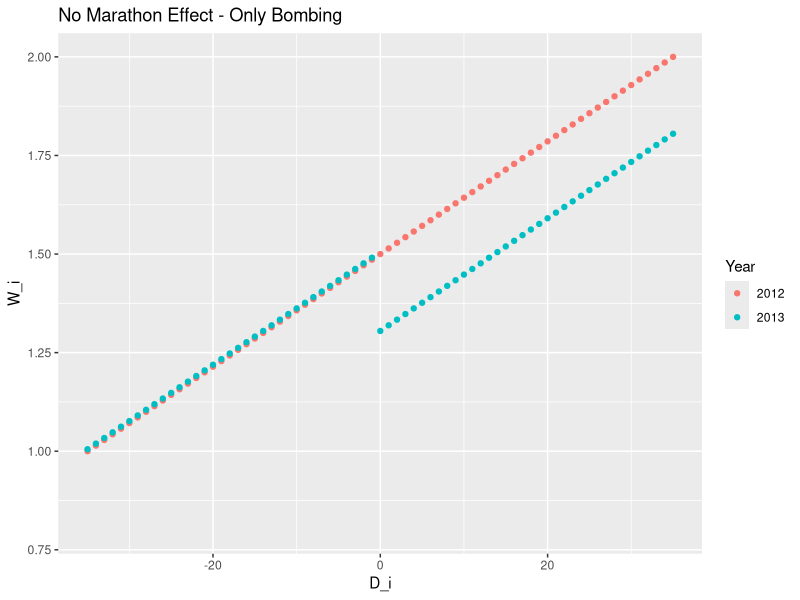
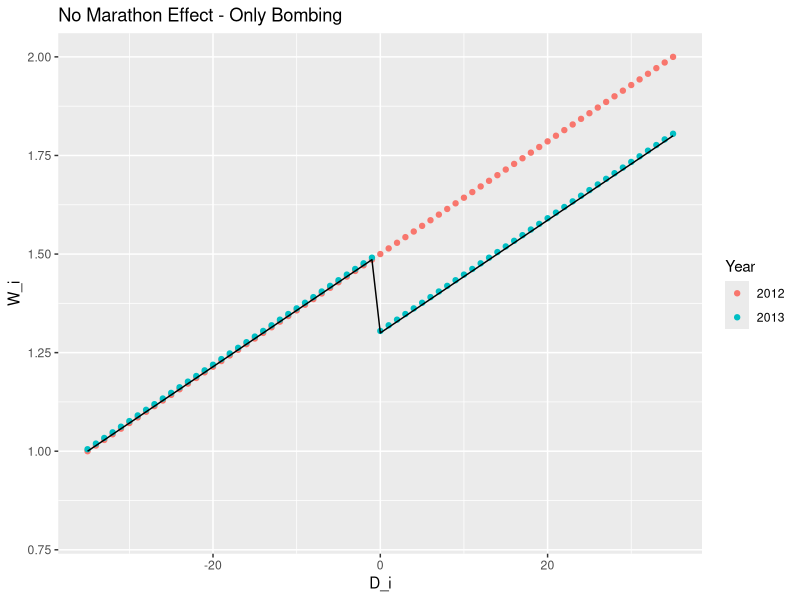
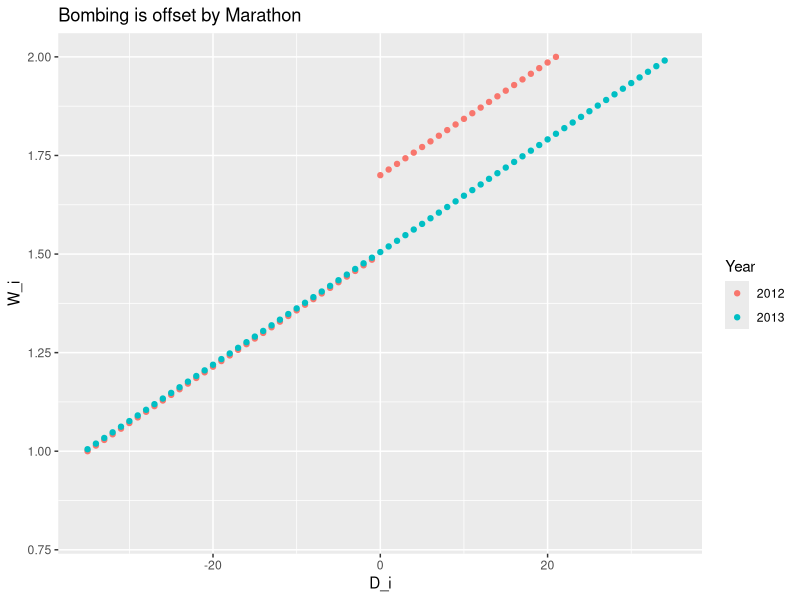
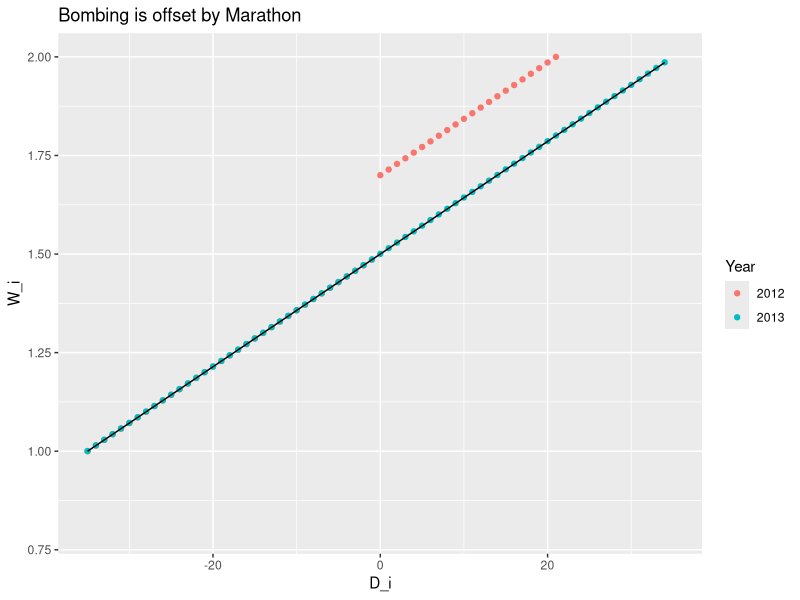
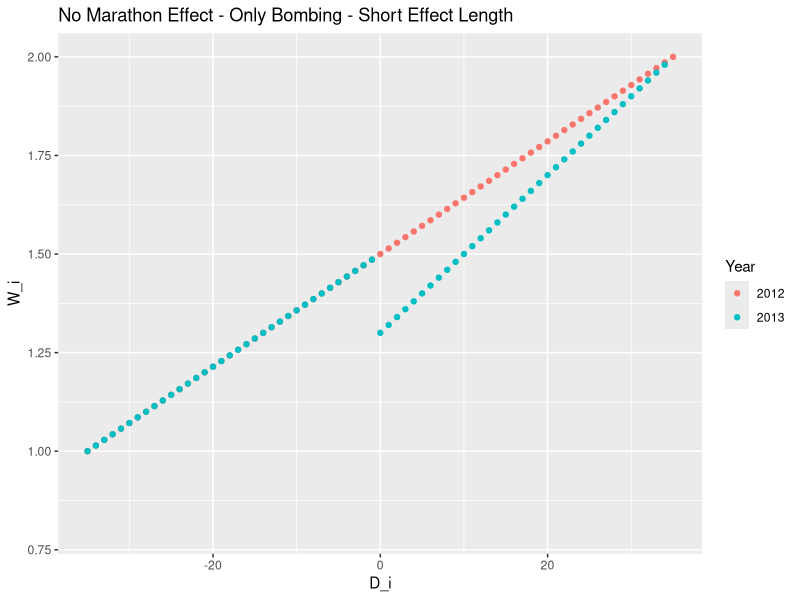
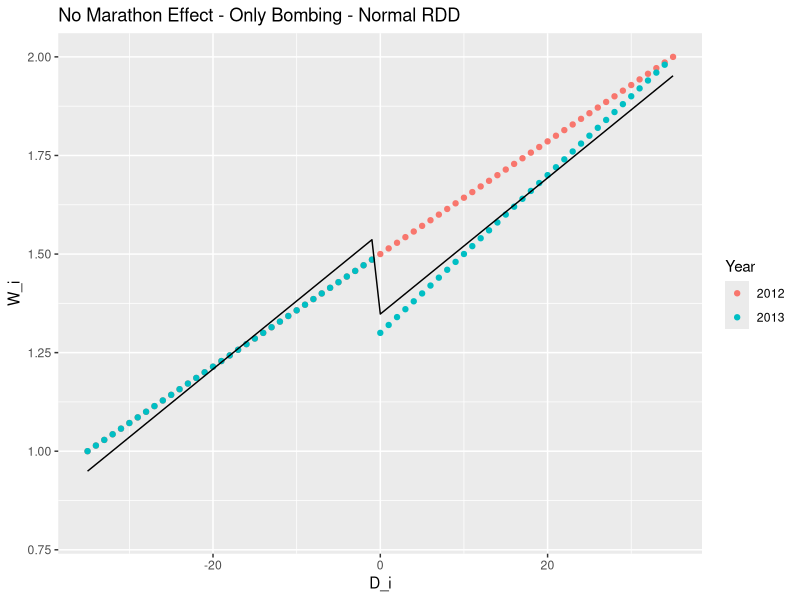
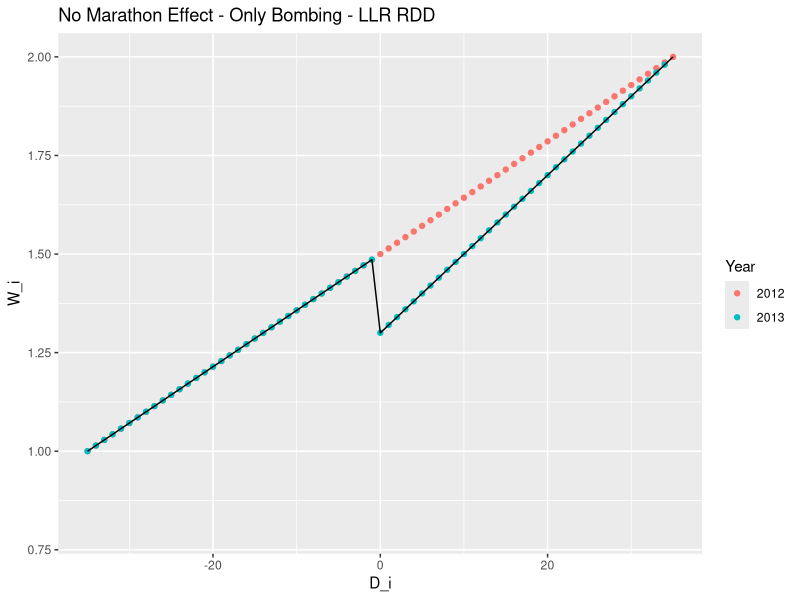
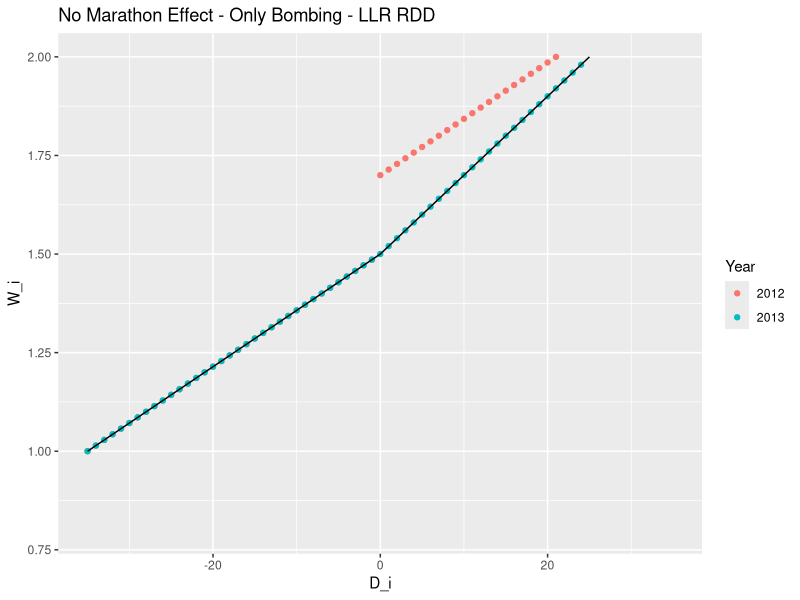

The R script that drew these images, in order:
library(tidyverse)


datafun = function(marathon_effect, year_effect, bombing_effect, slope, short, base_intercept = 1){
  tibble(D_i = -35:35,
         Year_i = 0,
         Year = "2012",
         x = seq(from = 0, to = length(D_i)-1)) %>% 
    bind_rows(tibble(D_i = -35:35,
                     Year_i = 1,
                     Year = "2013",
                     x = seq(from = 0, to = length(D_i)-1)
    )) %>% 
    mutate(Post_Marathon_i = if_else(D_i < 0, 0, 1),
           Post_Marathon = if_else(D_i < 0, "Pre Marathon", "Post Marathon"),
           Bombing_i = Year_i * Post_Marathon_i,
           W_i = base_intercept + x/max(x) * slope   
           +   marathon_effect  * Post_Marathon_i 
           +   year_effect  * Year_i
           +   ifelse(Bombing_i == 1, 
                      shortfun(D_i, bombing_effect, short),
                      0)
    )
}

shortfun = function(D_i, bombing_effect, short){
  if(short){
    ifelse(D_i < 0,
           0, D_i/max(D_i)*-bombing_effect + bombing_effect)
    
  } else {
    bombing_effect
  }
}



# Global Stuff ------------------------------------------------------------

ylim = c(0.8, 2)

# Without Year and Marathon effects ---------------------------------------

data_1 = datafun(marathon_effect = 0,
                 year_effect =  0,
                 bombing_effect =  -0.2,
                 slope =  1,
                 short = F) 

data_1 %>%  
  mutate(W_i = W_i+0.005*Year_i) %>% 
  ggplot(aes(x = D_i, y = W_i, color = Year)) +
  geom_point() +
  labs(title = "No Marathon Effect - Only Bombing") +
  lims(y = ylim)

# The Linear RDD captures the Bombing effect perfectly

RDD_fun = function(data){
  data %>% 
    lm(W_i ~ Bombing_i + D_i,
       data = .) %>% 
    summary()
}

data_1 %>% 
  filter(Year == "2013") %>% 
  RDD_fun()

RDD_fit = data_1 %>% 
  filter(Year == "2013") %>% 
  transmute(D_i,
            RDD = lm(W_i ~ Bombing_i + D_i)$fitted.values)

data_1 %>%  
  mutate(W_i = W_i+0.005*Year_i) %>% 
  ggplot(aes(x = D_i, y = W_i, color = Year)) +
  geom_point() +
  geom_line(data = RDD_fit,
            inherit.aes = F,
            aes(x = D_i, y = RDD)) +
  labs(title = "No Marathon Effect - Only Bombing") +
  lims(y = ylim)

# With Marathon Effect ----------------------------------------------------

data_2 = datafun(marathon_effect = 0.2,
                 year_effect =  0,
                 bombing_effect =  -0.2,
                 slope =  1,
                 short = F)

data_2 %>%  
  mutate(W_i = W_i+0.005*Year_i) %>% 
  ggplot(aes(x = D_i, y = W_i, color = Year)) +
  geom_point() +
  labs(title = "Bombing is offset by Marathon") +
  lims(y = ylim)

# The RDD captures no Bombing effect
data_2 %>% 
  filter(Year == "2013") %>% 
  RDD_fun()


RDD_fit = data_2 %>% 
  filter(Year == "2013") %>% 
  transmute(D_i,
            RDD = lm(W_i ~ Bombing_i + D_i)$fitted.values)

data_2 %>%  
  mutate(W_i = W_i+0.0005*Year_i) %>% 
  ggplot(aes(x = D_i, y = W_i, color = Year)) +
  geom_point() +
  geom_line(data = RDD_fit,
            inherit.aes = F,
            aes(x = D_i, y = RDD)) +
  labs(title = "Bombing is offset by Marathon") +
  lims(y = ylim)


# Use Diff-in-Diffs to control for Marathon Effect ------------------------

DiD_fun = function(data){
  data %>% 
    lm(W_i ~ Bombing_i + Year_i + Post_Marathon_i,
       data = .) %>% 
    summary()
}

# The Diff-in-Diffs finds the Marathon Effect both with and without a slope
data_2 %>% 
  DiD_fun()

datafun(marathon_effect = 0.2,
        year_effect =  0,
        bombing_effect =  -0.2,
        slope =  0,
        short = F) %>% 
  DiD_fun()


# Problem: Short-Lived Effects --------------------------------------------

data_3 = datafun(marathon_effect = 0,
                 year_effect = 0,
                 bombing_effect =  -0.2,
                 slope = 1,
                 short =  T) 

# Bombing effect now declines over time
data_3 %>%  
  mutate(W_i = W_i+0.0001*Year_i) %>% 
  ggplot(aes(x = D_i, y = W_i, color = Year)) +
  geom_point() +
  labs(title = "No Marathon Effect - Only Bombing - Short Effect Length") +
  lims(y = ylim)

# Diff in Diff finds no precise effect
data_3 %>% 
  DiD_fun()

# RDD finds nothing
data_3 %>% 
  filter(Year == "2013") %>% 
  RDD_fun()

RDD_fit = data_3 %>% 
  filter(Year == "2013") %>% 
  transmute(D_i,
            RDD = lm(W_i ~ Bombing_i + D_i)$fitted.values)

data_3 %>%  
  mutate(W_i = W_i+0.0001*Year_i) %>% 
  ggplot(aes(x = D_i, y = W_i, color = Year)) +
  geom_point() +
  geom_line(data = RDD_fit,
            inherit.aes = F,
            aes(x = D_i, y = RDD)) +
  labs(title = "No Marathon Effect - Only Bombing - Normal RDD") +
  lims(y = ylim)


# Allowing for different slopes in RDD -------------------------------------------

RDD_LLR_fun = function(data){
  data %>% 
    lm(W_i ~ Post_Marathon_i + I(D_i*Post_Marathon_i) + I(D_i*(1-Post_Marathon_i)),
       data = .) %>% 
    summary()
}

data_3 %>% 
  filter(Year == "2013") %>% 
  RDD_LLR_fun()

RDD_fit = data_3 %>% 
  filter(Year == "2013") %>% 
  transmute(D_i,
            RDD = lm(W_i ~ Bombing_i + I(D_i*Post_Marathon_i) + I(D_i*(1-Post_Marathon_i)))$fitted.values)

data_3 %>%  
  mutate(W_i = W_i+0.0001*Year_i) %>% 
  ggplot(aes(x = D_i, y = W_i, color = Year)) +
  geom_point() +
  geom_line(data = RDD_fit,
            inherit.aes = F,
            aes(x = D_i, y = RDD)) +
  labs(title = "No Marathon Effect - Only Bombing - LLR RDD") +
  lims(y = ylim)

# Problem: Allowing for different slopes in RDD doesnt fix Marathon Effect ----

data_4 = datafun(marathon_effect = 0.2,
                 year_effect = 0,
                 bombing_effect =  -0.2,
                 slope = 1,
                 short =  T) 

# RDD LLR doesnt find the Bombing Effect
data_4 %>% 
  filter(Year == "2013") %>% 
  RDD_LLR_fun()

RDD_fit = data_4 %>% 
  filter(Year == "2013") %>% 
  transmute(D_i,
            RDD = lm(W_i ~ Bombing_i + I(D_i*Post_Marathon_i) + I(D_i*(1-Post_Marathon_i)))$fitted.values)

data_4 %>%  
  mutate(W_i = W_i+0.0001*Year_i) %>% 
  ggplot(aes(x = D_i, y = W_i, color = Year)) +
  geom_point() +
  geom_line(data = RDD_fit,
            inherit.aes = F,
            aes(x = D_i, y = RDD)) +
  labs(title = "No Marathon Effect - Only Bombing - LLR RDD") +
  lims(y = ylim)

# Solution: RDD and DiD

# Define RDD combined with Diff in Diffs
RDD_DiD_fun = function(data){
  data %>% 
    lm(W_i ~ Bombing_i + Year_i + Post_Marathon_i 
       + I(D_i*(1-Post_Marathon_i)*Year_i) 
       + I(D_i*Post_Marathon_i*Year_i) 
       + I(D_i*(1-Post_Marathon_i)*(1-Year_i))
       + I(D_i*Post_Marathon_i*(1-Year_i)),
       data = .) %>% 
    summary()
}

data_4 %>% 
  RDD_DiD_fun()

RDD_fit = data_4 %>% 
  transmute(D_i,
            Year,
            RDD = lm(W_i ~ Bombing_i + Year_i + Post_Marathon_i 
                     + I(D_i*(1-Post_Marathon_i)*Year_i) 
                     + I(D_i*Post_Marathon_i*Year_i) 
                     + I(D_i*(1-Post_Marathon_i))
                     + I(D_i*Post_Marathon_i),
                     data = .)$fitted.values
  )

data_4 %>%  
  mutate(W_i = W_i+0.005*Year_i) %>% 
  ggplot(aes(x = D_i, y = W_i, color = Year)) +
  geom_point() +
  geom_line(data = RDD_fit,
            inherit.aes = F,
            aes(x = D_i, y = RDD, color = Year)) +
  labs(title = "No Marathon Effect - Only Bombing - LLR RDD") +
  lims(y = ylim)

data_4 %>% 
  filter(Year == "2012") %>% 
  RDD_LLR_fun()

data_4 %>% 
  filter(Year == "2013") %>% 
  RDD_LLR_fun()
